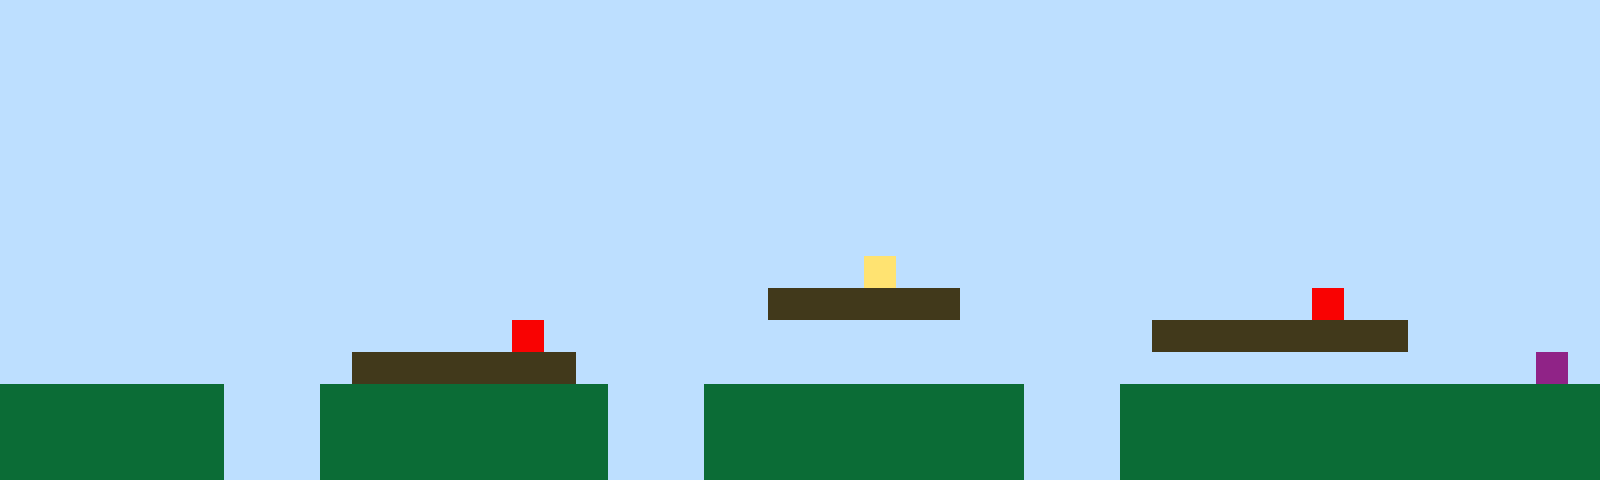

Below is a game level as drawn by its tile map, then a one-line description and the .tmx file that defines it, in full:
An orthogonal 50x15 tile map with 32x32 px tiles, 1 tile layer (Tile Layer 1).

<map version="1.10" tiledversion="1.11.2" orientation="orthogonal" renderorder="right-up" width="50" height="15" tilewidth="32" tileheight="32" infinite="0" nextlayerid="2" nextobjectid="1"><editorsettings><export target="map1.csv" format="csv" /></editorsettings><tileset firstgid="1" name="sprites" tilewidth="32" tileheight="32" tilecount="6" columns="3"><image source="sprites.png" width="96" height="64" /></tileset><layer id="1" name="Tile Layer 1" width="50" height="15"><data encoding="csv">1,1,1,1,1,1,1,1,1,1,1,1,1,1,1,1,1,1,1,1,1,1,1,1,1,1,1,1,1,1,1,1,1,1,1,1,1,1,1,1,1,1,1,1,1,1,1,1,1,1,1,1,1,1,1,1,1,1,1,1,1,1,1,1,1,1,1,1,1,1,1,1,1,1,1,1,1,1,1,1,1,1,1,1,1,1,1,1,1,1,1,1,1,1,1,1,1,1,1,1,1,1,1,1,1,1,1,1,1,1,1,1,1,1,1,1,1,1,1,1,1,1,1,1,1,1,1,1,1,1,1,1,1,1,1,1,1,1,1,1,1,1,1,1,1,1,1,1,1,1,1,1,1,1,1,1,1,1,1,1,1,1,1,1,1,1,1,1,1,1,1,1,1,1,1,1,1,1,1,1,1,1,1,1,1,1,1,1,1,1,1,1,1,1,1,1,1,1,1,1,1,1,1,1,1,1,1,1,1,1,1,1,1,1,1,1,1,1,1,1,1,1,1,1,1,1,1,1,1,1,1,1,1,1,1,1,1,1,1,1,1,1,1,1,1,1,1,1,1,1,1,1,1,1,1,1,1,1,1,1,1,1,1,1,1,1,1,1,1,1,1,1,1,1,1,1,1,1,1,1,1,1,1,1,1,1,1,1,1,1,1,1,1,1,1,1,1,1,1,1,1,1,1,1,1,1,1,1,1,1,1,1,1,1,1,1,1,1,1,1,1,1,1,1,1,1,1,1,1,1,1,1,1,1,1,1,1,1,1,1,1,1,1,1,1,1,1,1,1,1,1,1,1,1,1,1,1,1,1,1,1,1,1,1,1,1,1,1,1,1,1,1,1,1,1,1,1,1,1,1,1,1,1,1,1,1,1,1,1,1,1,1,1,1,1,1,1,1,1,1,1,1,1,1,1,1,1,1,1,1,1,1,1,1,1,1,1,1,1,1,1,1,1,1,1,1,1,4,1,1,1,1,1,1,1,1,1,1,1,1,1,1,1,1,1,1,1,1,1,1,1,1,1,1,1,1,1,1,1,1,1,1,1,1,1,1,1,1,1,1,1,1,1,1,3,3,3,3,3,3,1,1,1,1,1,1,1,1,1,1,1,5,1,1,1,1,1,1,1,1,1,1,1,1,1,1,1,1,1,1,1,1,1,1,1,1,5,1,1,1,1,1,1,1,1,1,1,1,1,1,1,1,1,1,1,1,3,3,3,3,3,3,3,3,1,1,1,1,1,1,1,1,1,1,1,1,1,1,1,1,1,3,3,3,3,3,3,3,1,1,1,1,1,1,1,1,1,1,1,1,1,1,1,1,1,1,1,1,1,1,1,1,1,1,1,1,1,1,6,1,2,2,2,2,2,2,2,1,1,1,2,2,2,2,2,2,2,2,2,1,1,1,2,2,2,2,2,2,2,2,2,2,1,1,1,2,2,2,2,2,2,2,2,2,2,2,2,2,2,2,2,2,2,2,2,2,2,1,1,1,2,2,2,2,2,2,2,2,2,1,1,1,2,2,2,2,2,2,2,2,2,2,1,1,1,2,2,2,2,2,2,2,2,2,2,2,2,2,2,2,2,2,2,2,2,2,2,1,1,1,2,2,2,2,2,2,2,2,2,1,1,1,2,2,2,2,2,2,2,2,2,2,1,1,1,2,2,2,2,2,2,2,2,2,2,2,2,2,2,2</data></layer></map>
